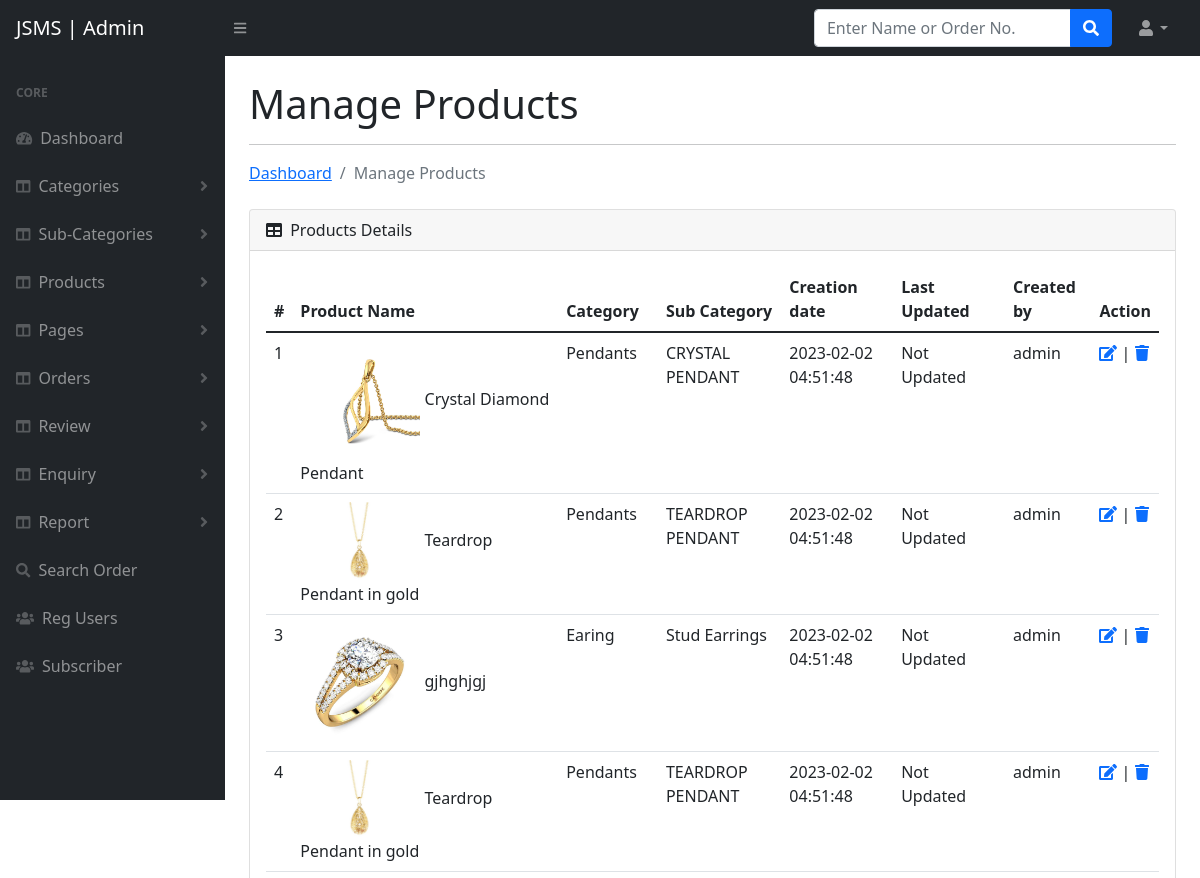
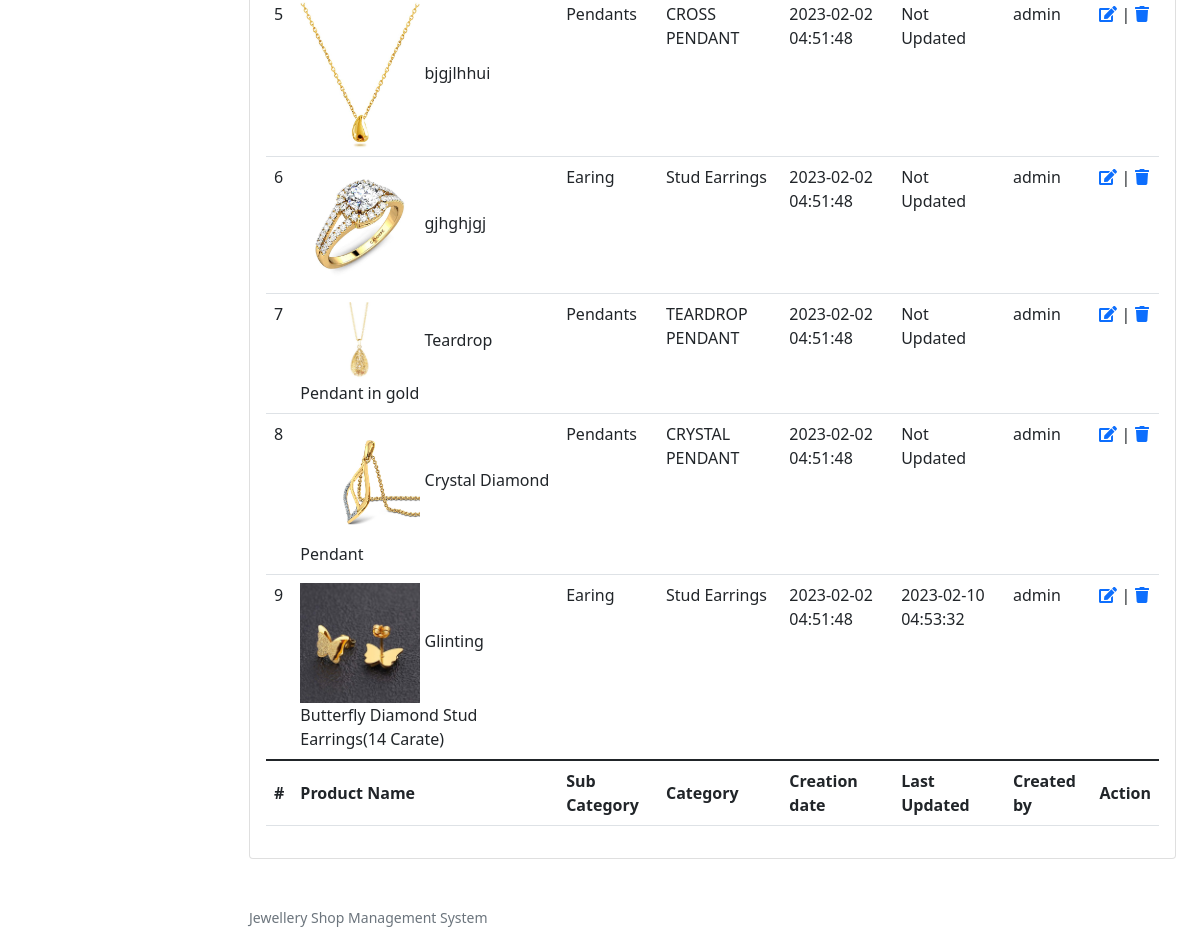
Page /admin/manage-products.php (signed in) on the committed database (2 pictures, top to bottom).
### tables this page shows
CREATE TABLE `products` (
  `id` int(11) NOT NULL,
  `category` int(11) NOT NULL,
  `subCategory` int(11) DEFAULT NULL,
  `type` varchar(100) DEFAULT NULL,
  `productName` varchar(255) DEFAULT NULL,
  `productweight` varchar(255) DEFAULT NULL,
  `productPrice` int(11) DEFAULT NULL,
  `gender` varchar(100) DEFAULT NULL,
  `productDescription` longtext DEFAULT NULL,
  `productImage1` varchar(255) DEFAULT NULL,
  `productImage2` varchar(255) DEFAULT NULL,
  `productImage3` varchar(255) DEFAULT NULL,
  `shippingCharge` int(11) DEFAULT NULL,
  `productAvailability` varchar(255) DEFAULT NULL,
  `postingDate` timestamp NULL DEFAULT current_timestamp(),
  `updationDate` timestamp NULL DEFAULT NULL ON UPDATE current_timestamp(),
  `addedBy` int(11) DEFAULT NULL,
  `lastUpdatedBy` int(2) DEFAULT NULL
);

CREATE TABLE `category` (
  `id` int(11) NOT NULL,
  `categoryName` varchar(255) DEFAULT NULL,
  `categoryDescription` longtext DEFAULT NULL,
  `creationDate` timestamp NOT NULL DEFAULT current_timestamp(),
  `updationDate` timestamp NULL DEFAULT NULL ON UPDATE current_timestamp(),
  `createdBy` int(11) DEFAULT NULL
);

CREATE TABLE `subcategory` (
  `id` int(11) NOT NULL,
  `categoryid` int(11) DEFAULT NULL,
  `subcategoryName` varchar(255) DEFAULT NULL,
  `creationDate` timestamp NULL DEFAULT current_timestamp(),
  `updationDate` timestamp NULL DEFAULT NULL ON UPDATE current_timestamp(),
  `createdBy` int(11) DEFAULT NULL
);

### admin/manage-products.php (the view, shortened to what this page needs)
<?php session_start();
include_once('includes/config.php');
if (strlen($_SESSION['aid']==0)) {
  header('location:logout.php');
  } else{
?>
<!DOCTYPE html>
<html lang="en">
    <head>
        <link href="https://cdn.jsdelivr.net/npm/simple-datatables@latest/dist/style.css" rel="stylesheet" />
        <link href="css/styles.css" rel="stylesheet" />
    </head>
    <body class="sb-nav-fixed">
 <?php include_once('includes/header.php');?>
        <div id="layoutSidenav">
       <?php include_once('includes/sidebar.php');?>
            <div id="layoutSidenav_content">
                <main>
                    <div class="container-fluid px-4">
                        <h1 class="mt-4">Manage Products</h1>
                        <hr>
                        <ol class="breadcrumb mb-4">
                            <li class="breadcrumb-item"><a href="index.html">Dashboard</a></li>
                            <li class="breadcrumb-item active">Manage Products</li>
                        </ol>
                        <div class="card mb-4">
                            <div class="card-header">
                                <i class="fas fa-table me-1"></i>
                               Products Details
                            </div>
                            <div class="card-body table-responsive">
                                <table id="datatablesSimple" class="table">
                                    <thead>
                                        <tr>
                                            <th>#</th>
                                            <th>Product Name</th>
                                            <th>Category</th>
                                            <th>Sub Category</th>
                                            <th>Creation date</th>
                                            <th>Last Updated</th>
                                            <th>Created by</th>
                                            <th>Action</th>
                                        </tr>
                                    </thead>
                                    <tfoot>
                                        <tr>
                                        <th>#</th>
                                            <th>Product Name</th>
                                            <th>Sub Category</th>
                                            <th>Category</th>
                                            <th>Creation date</th>
                                            <th>Last Updated</th>
                                            <th>Created by</th>
                                            <th>Action</th>
                                        </tr>
                                    </tfoot>
                                    <tbody>
<?php $query=mysqli_query($con,"select products.id as pid,products.productImage1,products.productName,category.categoryName,subcategory.subcategoryName as subcatname,products.postingDate,products.updationDate,subcategory.id as subid,tbladmin.username from products join subcategory on products.subCategory=subCategory.id join category on products.category=category.id join tbladmin on tbladmin.ID=products.addedBy order by pid desc");
$cnt=1;
while($row=mysqli_fetch_array($query))
{
?>
                                <tr>
                                            <td><?php echo htmlentities($cnt);?></td>
                                            <td><img src="productimages/<?php echo htmlentities($row['productImage1']);?>" width="120">
                                                <?php echo htmlentities($row['productName']);?></td>
                                            <td><?php echo htmlentities($row['categoryName']);?></td>
                                            <td><?php echo htmlentities($row['subcatname']);?></td>
                                            <td> <?php echo htmlentities($row['postingDate']);?></td>
                                            <td><?php
                                                        if( $row['updationDate']==''){
                                                            echo "Not Updated";
                                                        }else{
                                                            echo $row['updationDate'];
                                                        }
                                                ?></td>
                                            <td><?php echo htmlentities($row['username']);?></td>
                                            <td>
                                            <a href="edit-product.php?id=<?php echo $row['pid']?>"><i class="fas fa-edit"></i></a> |
                                            <a href="manage-products.php?id=<?php echo $row['subid']?>&del=delete" onClick="return confirm('Are you sure you want to delete?')"><i class="fa fa-trash" aria-hidden="true"></i></a></td>
                                        </tr>
                                        <?php $cnt=$cnt+1; } ?>
                                    </tbody>
                                </table>
                            </div>
                        </div>
                    </div>
                </main>
<?php include_once('includes/footer.php');?>
            </div>
        </div>
    </body>
</html>
<?php } ?>

### rows in the picture
products: productImage1 (picture), productName "Crystal Diamond Pendant", category.categoryName "Pendants", subcategory.subcategoryName "CRYSTAL PENDANT", postingDate "2023-02-02 04:51:48", shows "Not Updated", tbladmin.UserName "admin"
products: productImage1 (picture), productName "Teardrop Pendant in gold", category.categoryName "Pendants", subcategory.subcategoryName "TEARDROP PENDANT", postingDate "2023-02-02 04:51:48", shows "Not Updated", tbladmin.UserName "admin"
products: productImage1 (picture), productName "gjhghjgj", category.categoryName "Earing", subcategory.subcategoryName "Stud Earrings", postingDate "2023-02-02 04:51:48", shows "Not Updated", tbladmin.UserName "admin"
products: productImage1 (picture), productName "Teardrop Pendant in gold", category.categoryName "Pendants", subcategory.subcategoryName "TEARDROP PENDANT", postingDate "2023-02-02 04:51:48", shows "Not Updated", tbladmin.UserName "admin"
products: productImage1 (picture), productName "bjgjlhhui", category.categoryName "Pendants", subcategory.subcategoryName "CROSS PENDANT", postingDate "2023-02-02 04:51:48", shows "Not Updated", tbladmin.UserName "admin"
products: productImage1 (picture), productName "gjhghjgj", category.categoryName "Earing", subcategory.subcategoryName "Stud Earrings", postingDate "2023-02-02 04:51:48", shows "Not Updated", tbladmin.UserName "admin"
products: productImage1 (picture), productName "Teardrop Pendant in gold", category.categoryName "Pendants", subcategory.subcategoryName "TEARDROP PENDANT", postingDate "2023-02-02 04:51:48", shows "Not Updated", tbladmin.UserName "admin"
products: productImage1 (picture), productName "Crystal Diamond Pendant", category.categoryName "Pendants", subcategory.subcategoryName "CRYSTAL PENDANT", postingDate "2023-02-02 04:51:48", shows "Not Updated", tbladmin.UserName "admin"
products: productImage1 (picture), productName "Glinting Butterfly Diamond Stud Earrings(14 Carate)", category.categoryName "Earing", subcategory.subcategoryName "Stud Earrings", postingDate "2023-02-02 04:51:48", updationDate "2023-02-10 04:53:32", tbladmin.UserName "admin"
